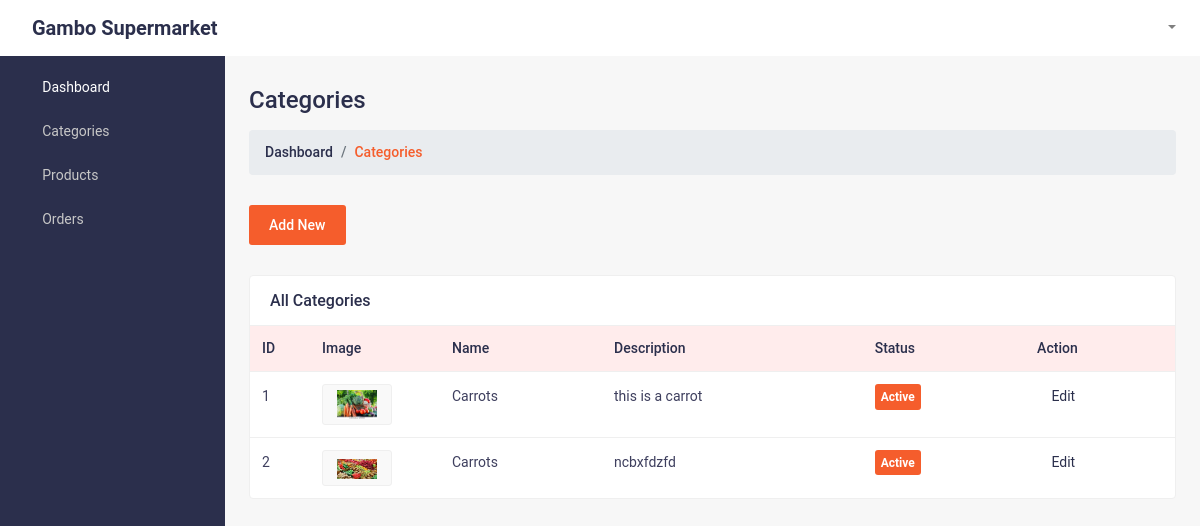
The page /farmers/all_categories/ (signed in) on the database as committed earlier.
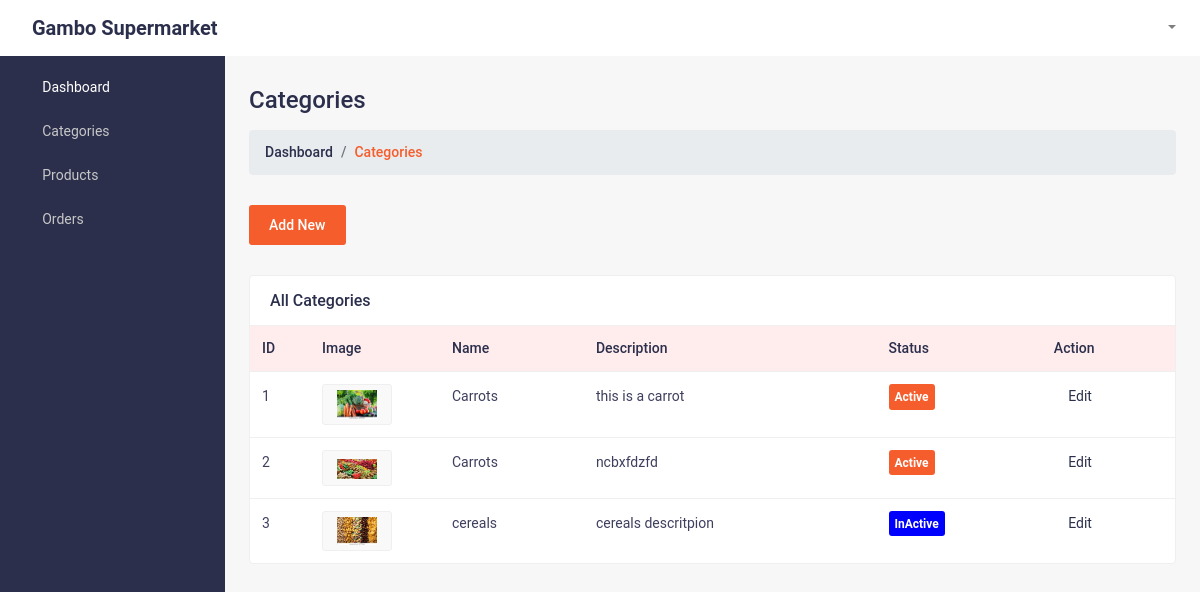
The same page on the database as committed later.
### products/models.py (models this page shows, shortened)
class Category(models.Model):
    user =  models.ForeignKey(User,on_delete=models.CASCADE,blank=True,null=True)
    category_name = models.CharField(max_length=50)
    category_image = models.FileField(upload_to = upload_image_path2 ,null=True,blank=False)
    description =  models.TextField(blank=True,null=True)
    status =  models.BooleanField(default=False)
    slug = models.SlugField(blank=True,unique=True)
    def get_absolute_url(self):
        return reverse("farmers:edit_category", kwargs={
            'id': self.id
        })

### farmers/views.py (the view)
# urls.py: path('all_categories/',all_categories,name="all_categories"),
@login_required(login_url='account:sign_in')
def all_categories(request):
    user_id = request.user.id
    all_categories = Category.objects.filter(user_id = user_id)
    context = {
        'all_categories':all_categories
    }
    return render(request,'all_categories.html',context)

### farmers/templates/all_categories.html (shortened to what this page needs)
<!DOCTYPE html>
<html lang="en">
   {% include './farmer_index/head.html' %}
   <body class="sb-nav-fixed">
      {% include './farmer_index/nav.html' %}
      <div id="layoutSidenav">
         {% include './farmer_index/sidebar.html' %}
         <div id="layoutSidenav_content">
            <main>
               <div class="container-fluid">
                  <h2 class="mt-30 page-title">Categories</h2>
                  <ol class="breadcrumb mb-30">
                     <li class="breadcrumb-item"><a href="index.html">Dashboard</a></li>
                     <li class="breadcrumb-item active">Categories</li>
                  </ol>
                  <div class="row justify-content-between">
                     <div class="col-lg-12">
                        <a href="{% url 'farmers:add_category' %}" class="add-btn hover-btn">Add New</a>
                     </div>
                     <div class="col-lg-12 col-md-12">
                        <div class="card card-static-2 mt-30 mb-30">
                           <div class="card-title-2">
                              <h4>All Categories</h4>
                           </div>
                           <div class="card-body-table">
                              <div class="table-responsive">
                                 <table class="table ucp-table table-hover">
                                    <thead>
                                       <tr>
                                          <th style="width:60px">ID</th>
                                          <th style="width:130px">Image</th>
                                          <th>Name</th>
                                          <th>Description</th>
                                          <th>Status</th>
                                          <th>Action</th>
                                       </tr>
                                    </thead>
                                    <tbody>
                                        {% if all_categories %}
                                        {% for l in all_categories  %}
                                       <tr>
                                          <td>{{l.id}}</td>
                                          <td>
                                             <div class="cate-img">
                                                <img src="{{l.category_image.url}}" alt="">
                                             </div>
                                          </td>
                                          <td>{{l.category_name}}</td>
                                          <td>{{l.description}}</td>
                                          {% if l.status %}
                                          <td><span class="badge-item badge-status">Active</span></td>
                                          {% else %}
                                          <td><span style="background:blue" class="badge-item badge-status">InActive</span></td>
                                          {% endif %}
                                          <td class="action-btns">
                                             <a href="{{l.get_absolute_url}}" class="edit-btn"><i class="fas fa-edit"></i> Edit</a>
                                          </td>
                                       </tr>
                                       {% endfor %}
                                       {% endif %}
                                    </tbody>
                                 </table>
                              </div>
                           </div>
                        </div>
                     </div>
                  </div>
               </div>
            </main>
         </div>
      </div>
   </body>
</html>

Rows that differ between the two databases and show on the page:
added Category: id "3", category_image (picture), category_name "cereals", description "cereals descritpion", status "InActive"
